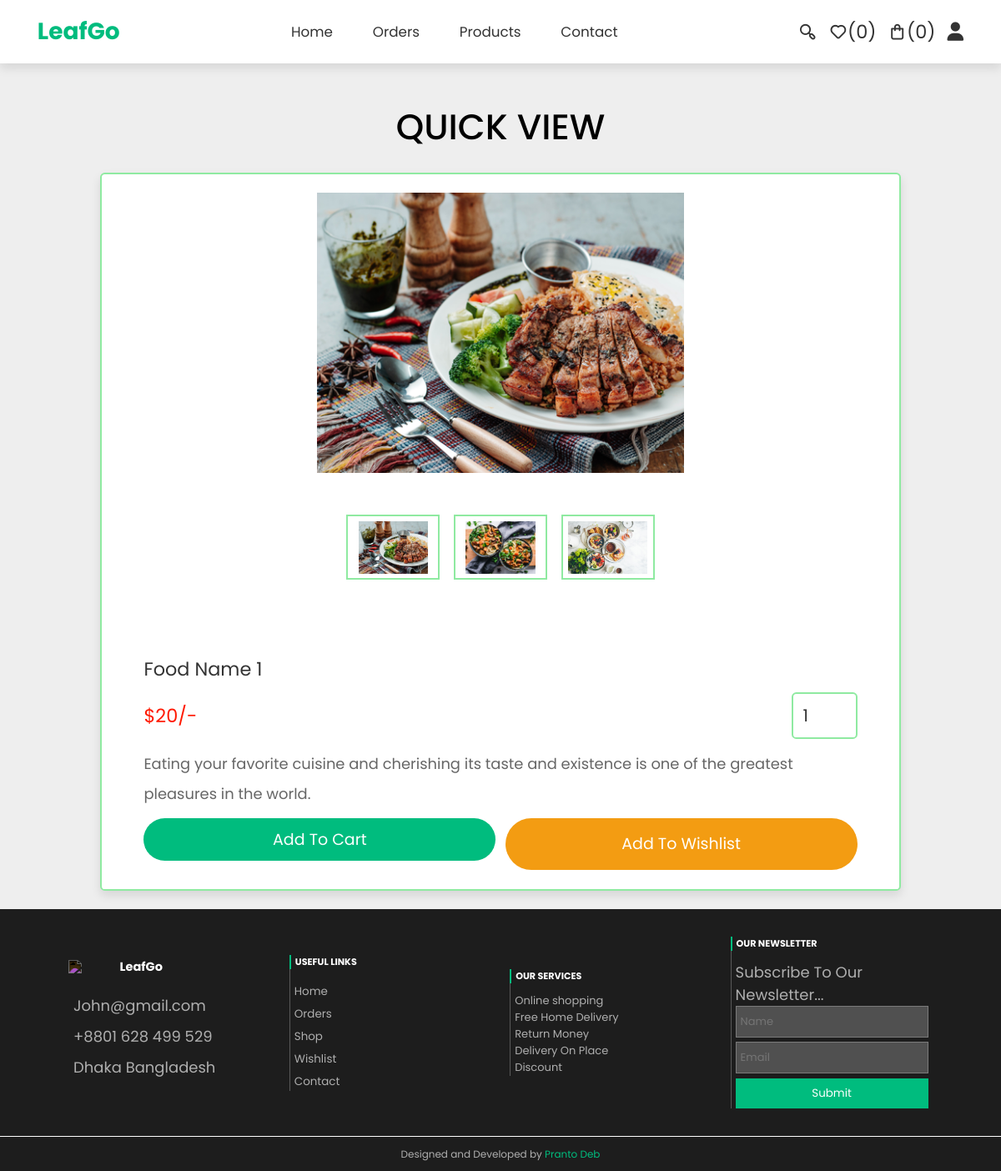
The page /quick_view.php?pid=1 on the database its author committed.
### tables this page shows
CREATE TABLE `products` (
  `id` int(100) NOT NULL,
  `name` varchar(100) NOT NULL,
  `details` varchar(500) NOT NULL,
  `price` int(10) NOT NULL,
  `image_01` varchar(100) NOT NULL,
  `image_02` varchar(100) NOT NULL,
  `image_03` varchar(100) NOT NULL
);

### quick_view.php (the view, shortened to what this page needs)
<?php
include 'components/connect.php';
?>
<!DOCTYPE html>
<html lang="en">
<head>
   <link rel="stylesheet" href="https://cdnjs.cloudflare.com/ajax/libs/font-awesome/6.1.1/css/all.min.css">
   <link rel="stylesheet" href="https://unicons.iconscout.com/release/v4.0.0/css/line.css">
   <link rel="stylesheet" href="css/style.css">
   <link rel="stylesheet" href="./main.css">
</head>
<body>
<?php include 'components/user_header.php'; ?>
<section class="quick-view">
   <h1 class="heading">quick view</h1>
   <?php
     $pid = $_GET['pid'];
     $select_products = $conn->prepare("SELECT * FROM `products` WHERE id = ?");
     $select_products->execute([$pid]);
     if($select_products->rowCount() > 0){
      while($fetch_product = $select_products->fetch(PDO::FETCH_ASSOC)){
   ?>
   <form action="" method="post" class="box">
      <div class="row">
         <div class="image-container">
            <div class="main-image">
               <img src="uploaded_img/<?= $fetch_product['image_01']; ?>" alt="">
            </div>
            <div class="sub-image">
               <img src="uploaded_img/<?= $fetch_product['image_01']; ?>" alt="">
               <img src="uploaded_img/<?= $fetch_product['image_02']; ?>" alt="">
               <img src="uploaded_img/<?= $fetch_product['image_03']; ?>" alt="">
            </div>
         </div>
         <div class="content">
            <div class="name"><?= $fetch_product['name']; ?></div>
            <div class="flex">
               <div class="price"><span>$</span><?= $fetch_product['price']; ?><span>/-</span></div>
               <input type="number" name="qty" class="qty" min="1" max="99" onkeypress="if(this.value.length == 2) return false;" value="1">
            </div>
            <div class="details"><?= $fetch_product['details']; ?></div>
            <div class="flex-btn">
               <input type="submit" value="add to cart" class="btn" name="add_to_cart">
               <input class="option-btn" type="submit" name="add_to_wishlist" value="add to wishlist">
            </div>
         </div>
      </div>
   </form>
   <?php
      }
   }else{
      echo '<p class="emptyMessage">no products added yet!</p>';
   }
   ?>
</section>
<?php include 'components/footer.php'; ?>
</body>
</html>

### css/style.css (style rules this page uses)
:root { --main-color:#00bc7e; --greenLight:#8feaa1; --redLight:#ea8f8f; --orange:#f39c12; --red:#ff1900; --black:#333; --white:#fff; --light-color:#666; --light-bg:#eee; --border:.2rem solid var(--greenLight); --box-shadow:0 .5rem 1rem rgba(0,0,0,.1); }
* { font-family: 'Poppins', sans-serif; margin:0; padding:0; box-sizing: border-box; outline: none; border:none; text-decoration: none; }
::placeholder { text-transform: capitalize; font-size: 13px; }
html { overflow-x: hidden; }
body { background-color: var(--light-bg); }
section { padding: 4rem 0 2rem; max-width: 80%; margin:0 auto; }
html { font-size: 70%; }
.heading { font-size: 3.8rem; margin-bottom: 2rem; text-align: center; text-transform: uppercase; font-weight: 500; }
.btn, .delete-btn, .option-btn { display: block; width: 100%; margin-top: 1rem; border-radius: 3rem; padding:1rem 3rem; font-size: 1.7rem; text-transform: capitalize; color:var(--white); cursor: pointer; text-align: center; }
.btn { background-color: var(--main-color); }
.option-btn { background-color: var(--orange); }
.flex-btn { display: flex; gap:1rem; }
.quick-view form { padding:2rem; border-radius: .5rem; border:var(--border); background-color: var(--white); box-shadow: var(--box-shadow); margin-top: 1rem; }
.quick-view form .row { display: flex; align-items: center; gap:1.5rem; flex-wrap: wrap; }
.quick-view form .row .image-container { margin-bottom: 2rem; flex:1 1 40rem; }
.quick-view form .row .image-container .main-image img { height: 30rem; width: 100%; object-fit: contain; }
.quick-view form .row .image-container .sub-image { display: flex; gap:1.5rem; justify-content: center; margin-top: 2rem; }
.quick-view form .row .image-container .sub-image img { height: 7rem; width: 10rem; object-fit: contain; padding:.5rem; border:var(--border); cursor: pointer; transition: .2s linear; }
.quick-view form img { width: 100%; height: 20rem; object-fit: contain; margin-bottom: 2rem; }
.quick-view form .row .content { flex:1 1 40rem; }
.quick-view form .row .content .name { font-size: 2rem; color:var(--black); }
.quick-view form .row .flex { display: flex; align-items: center; justify-content: space-between; gap:1rem; margin:1rem 0; }
.quick-view form .row .flex .qty { width: 7rem; padding:1rem; border:var(--border); font-size: 1.8rem; color:var(--black); border-radius: .5rem; }
.quick-view form .row .flex .price { font-size: 2rem; color:var(--red); }
.quick-view form .row .content .details { font-size: 1.6rem; color:var(--light-color); line-height: 2; }

### main.css (style rules this page uses)
:root { --primaryColor: rgb(0, 188, 126); --primaryHover: rgb(5, 151, 103); --secondaryColor: rgb(0, 26, 80); --secondaryHover: rgb(2, 36, 107); --textColor: rgb(255, 255, 255); --footerBgColor: rgb(29, 29, 29); --paragraphColor: rgb(175, 175, 175); --greyBG: rgb(246, 246, 246); --light-bg:#eee; }
* { padding: 0; margin: 0; -webkit-box-sizing: border-box; box-sizing: border-box; font-family: "Poppins", sans-serif; }
html { scroll-behavior: smooth; }
img { width: 100%; }
.btn { margin: 1rem 0; }
@media screen and (min-width: 900px) { .content { padding: 2.5rem 2.5rem 0; -webkit-box-align: center; -ms-flex-align: center; align-items: center; -webkit-box-pack: center; -ms-flex-pack: center; justify-content: center; margin: auto; -ms-grid-columns: (1fr)[2]; grid-template-columns: repeat(2, 1fr); } }

### rows shown on the page
products: image_01 (picture), image_02 (picture), image_03 (picture), name "Food Name 1", price "20", details "Eating your favorite cuisine and cherishing its taste and existence is one of the greatest pleasures in the world."

### other values the page prints
$total_wishlist_counts "0"
$total_cart_counts "0"
